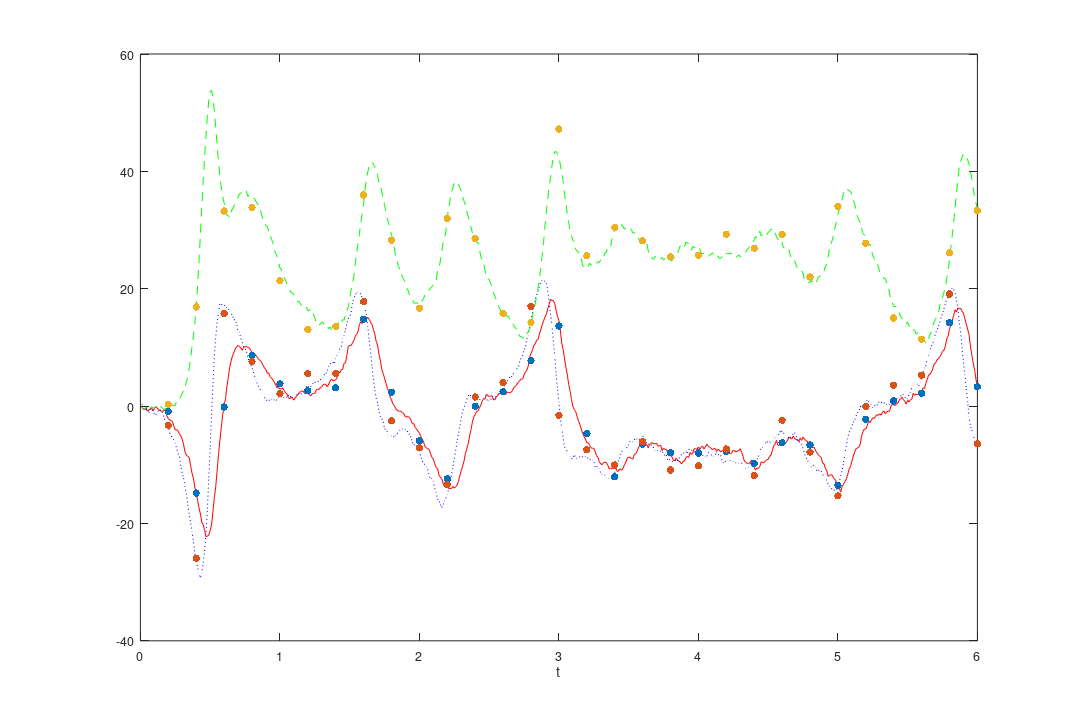
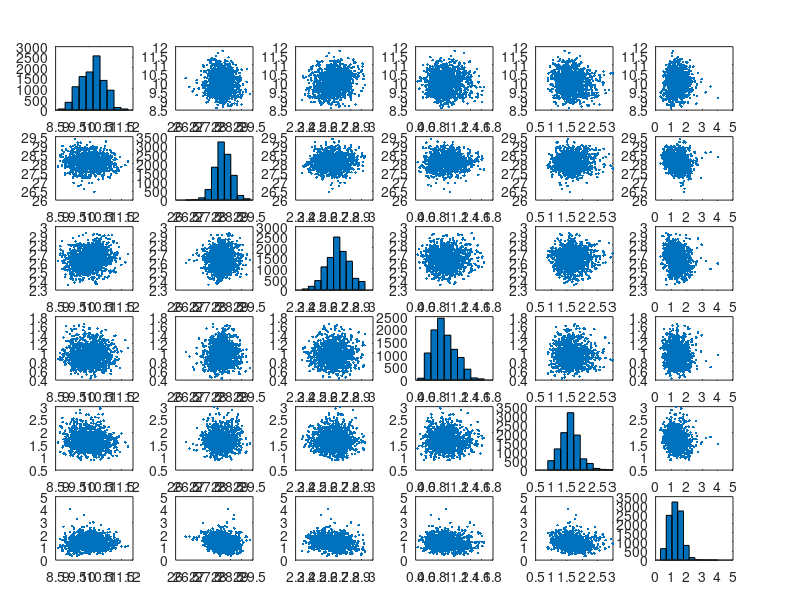
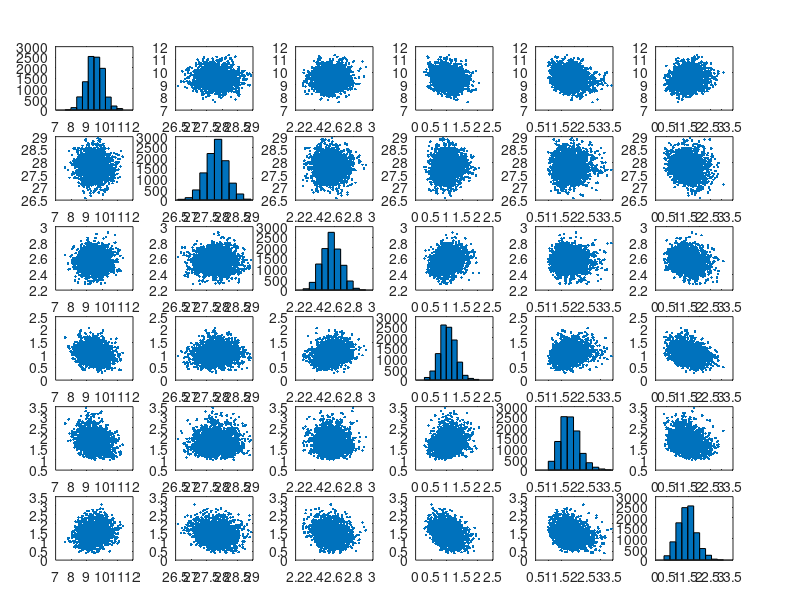
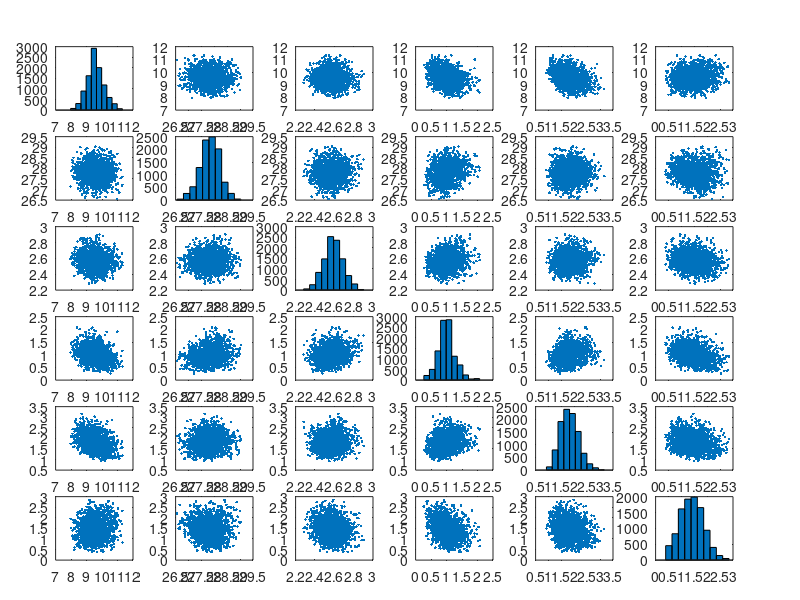

The MATLAB script that drew these images, in order: (Note: this script raises an error after producing the figures.)
%% DATA

load('data_Lorenz63.mat');
figure;
plot(0.01:0.01:6, Xfull(:,1), 'r');
hold on;
scatter(0.2:0.2:6, Y(:,1), 'ro', 'filled');
plot(0.01:0.01:6, Xfull(:,2), ':b');
scatter(0.2:0.2:6, Y(:,2), 'bd', 'filled');
plot(0.01:0.01:6, Xfull(:,3), '--g');
scatter(0.2:0.2:6, Y(:,3), 'gs', 'filled');
xlabel('t')

set(gcf, 'PaperPosition', [0 0 12 8]);
set(gcf, 'PaperSize', [12 8]);
saveas(gcf, 'data_Lorenz63', 'pdf');

%% MCMC OUTPUT

load('output_Lorenz63.mat');

%% Univariate / bivariate marginal plots

figure;
plotmatrix(exp(theta_samp_BPF));

figure;
plotmatrix(exp(theta_samp_EnKF));

figure;
plotmatrix(exp(theta_samp_EnKF_rqmc));

figure;
plotmatrix(exp(theta_samp_EnKF_correlated));

figure;
plotmatrix(exp(theta_samp_pEnKF));

%% Comparison of univariate density estimates

figure;
subaxis('MT',0.03,'MB',0.08,'ML',0.08,'MR',0.05,'PL',0.01,'PR',0.01,'Pt',0.02,'PB',0.03,'spacing',0.05);
theta0 = [log(10) log(28) log(8/3) log(2)/2 log(2)/2 log(2)/2]; %True parameter values
parname = {'$\theta_1$', '$\theta_2$', '$\theta_3$', '$\sigma_1$', '$\sigma_2$', '$\sigma_3$'};
bandwidths = [0.13, 0.1, 0.023, 0.05, 0.07, 0.1]; % Length of support (judged by eye) / 30
ylims = [1, 1.5, 6, 2, 2, 1.5];

for i = 1:6
    subaxis(3,2,i);
    [fx, x] = ksdensity(exp(theta_samp_BPF(:,i)), 'Bandwidth', bandwidths(i));
    plot(x,fx,'b','LineWidth',2);
    hold on
    
    [fx, x] = ksdensity(exp(theta_samp_EnKF(:,i)), 'Bandwidth', bandwidths(i));
    plot(x,fx,'--r','LineWidth',2);

    [fx, x] = ksdensity(exp(theta_samp_EnKF_rqmc(:,i)), 'Bandwidth', bandwidths(i));
    plot(x,fx,':m','LineWidth',2);

    [fx, x] = ksdensity(exp(theta_samp_EnKF_correlated(:,i)), 'Bandwidth', bandwidths(i));
    plot(x,fx,'-.g','LineWidth',2);

    %%[fx, x] = ksdensity(exp(theta_samp_pEnKF(:,i)), 'Bandwidth', bandwidths(i));
    %%plot(x,fx,':g','LineWidth',2);

    v = exp(theta0(i));
    plot([v v], [0 ylims(i)], 'Color', 'black');

    xlabel(parname(i),'interpreter','latex')
end

set(gcf, 'PaperPosition', [0 0 15 15]);
set(gcf, 'PaperSize', [15 15]);
saveas(gcf, 'marginals', 'pdf') %Save figure
